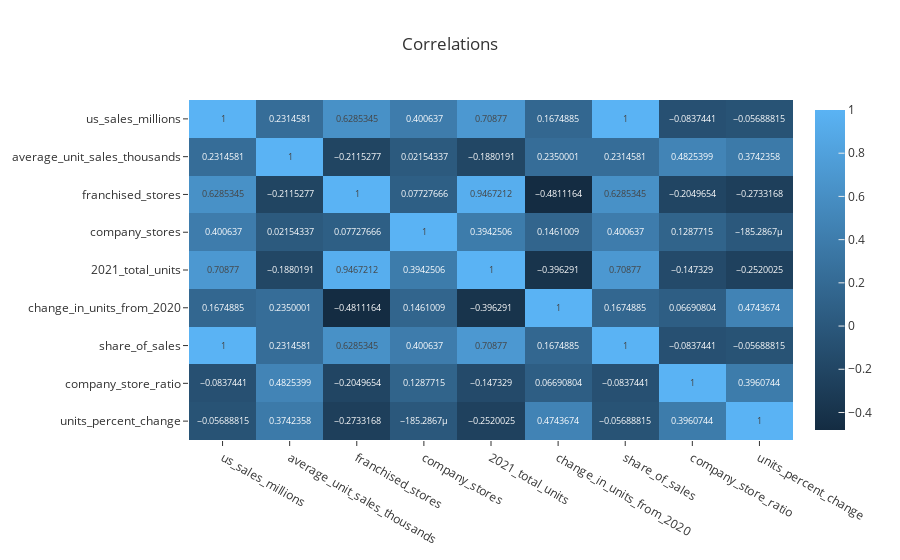

Notebook source saved alongside this figure:
### Code cell
# looking at correlations
px.imshow(df.corr(), text_auto=True, aspect='auto', template='ggplot2', title='Correlations')

### Figure 1 — Plotly figure (JSON) as saved in the notebook; plotly's stock layout.template omitted (floating-point values rounded to 4 significant figures)
{"data": [{"coloraxis": "coloraxis", "hovertemplate": "x: %{x}<br>y: %{y}<br>color: %{z}<extra></extra>", "name": "0", "texttemplate": "%{z}", "type": "heatmap", "x": ["us_sales_millions", "average_unit_sales_thousands", "franchised_stores", "company_stores", "2021_total_units", "change_in_units_from_2020", "share_of_sales", "company_store_ratio", "units_percent_change"], "xaxis": "x", "y": ["us_sales_millions", "average_unit_sales_thousands", "franchised_stores", "company_stores", "2021_total_units", "change_in_units_from_2020", "share_of_sales", "company_store_ratio", "units_percent_change"], "yaxis": "y", "z": [[1, 0.2315, 0.6285, 0.4006, 0.7088, 0.1675, 1.0, -0.08374, -0.05689], [0.2315, 1, -0.2115, 0.02154, -0.188, 0.235, 0.2315, 0.4825, 0.3742], [0.6285, -0.2115, 1, 0.07728, 0.9467, -0.4811, 0.6285, -0.205, -0.2733], [0.4006, 0.02154, 0.07728, 1, 0.3943, 0.1461, 0.4006, 0.1288, -0.0001853], [0.7088, -0.188, 0.9467, 0.3943, 1, -0.3963, 0.7088, -0.1473, -0.252], [0.1675, 0.235, -0.4811, 0.1461, -0.3963, 1, 0.1675, 0.06691, 0.4744], [1.0, 0.2315, 0.6285, 0.4006, 0.7088, 0.1675, 1, -0.08374, -0.05689], [-0.08374, 0.4825, -0.205, 0.1288, -0.1473, 0.06691, -0.08374, 1, 0.3961], [-0.05689, 0.3742, -0.2733, -0.0001853, -0.252, 0.4744, -0.05689, 0.3961, 1]]}], "layout": {"coloraxis": {"colorscale": [[0, "rgb(20,44,66)"], [1, "rgb(90,179,244)"]]}, "title": {"text": "Correlations"}, "xaxis": {"anchor": "y", "domain": [0, 1]}, "yaxis": {"anchor": "x", "autorange": "reversed", "domain": [0, 1]}}}
